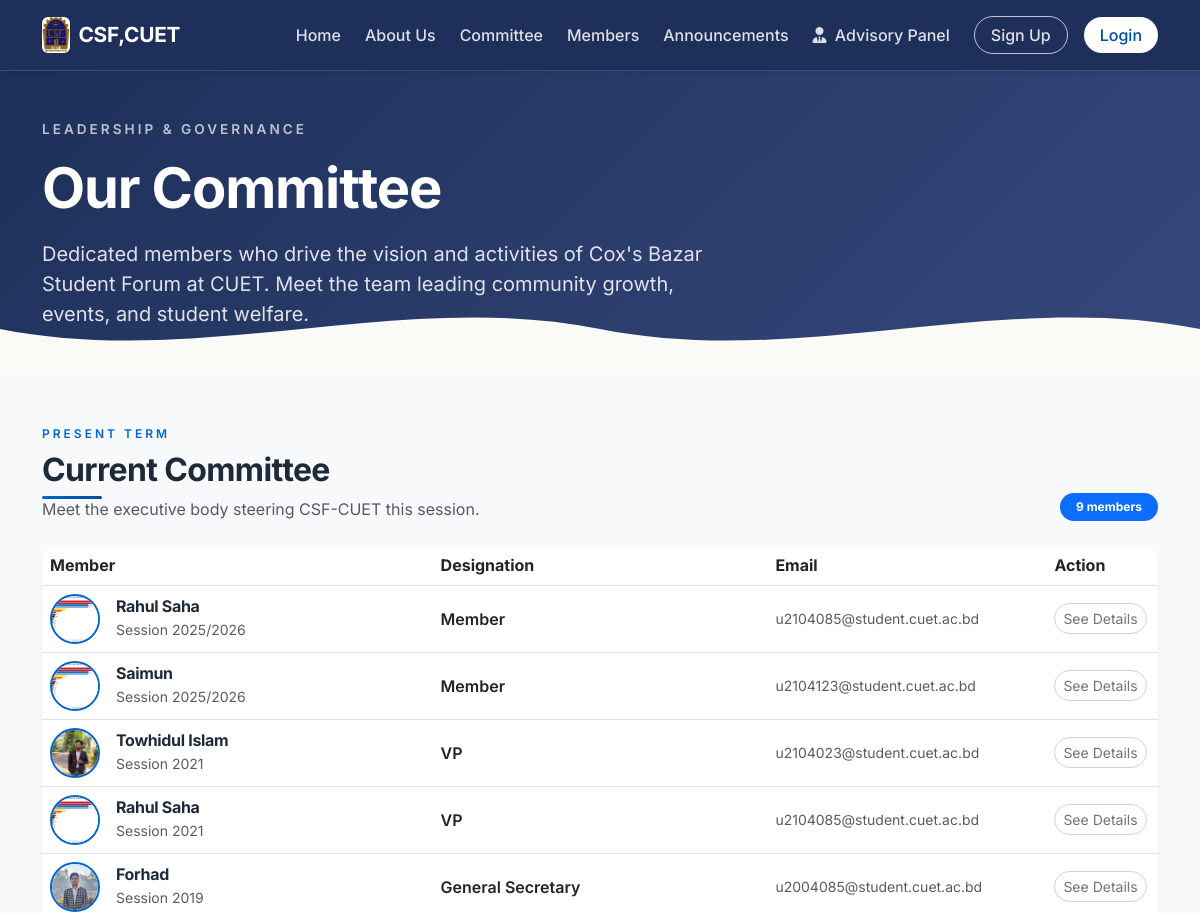
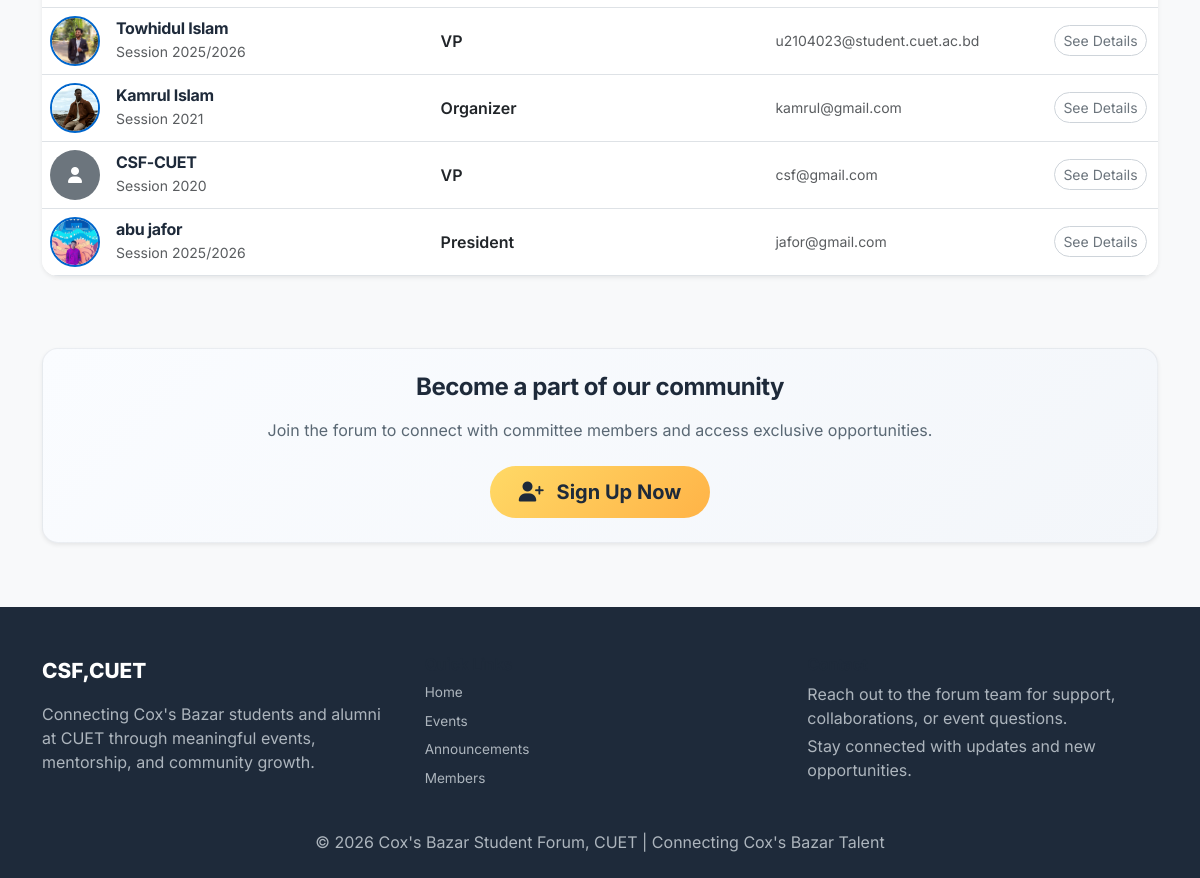
The page /committee/ on the database its author committed (2 pictures, top to bottom).
### core/models.py (models this page shows, shortened)
class CommitteeMember(models.Model):
    id = models.AutoField(primary_key=True)
    user = models.ForeignKey(User, on_delete=models.CASCADE, related_name='committee_roles')
    designation = models.CharField(max_length=100)
    session_year = models.CharField(max_length=20)
    order = models.IntegerField(default=0)
    is_current = models.BooleanField(default=True)
    class Meta:
        ordering = ['order', 'designation']

class User(AbstractBaseUser, PermissionsMixin):
    ROLE_CHOICES = [('member', 'Member'), ('admin', 'Admin')]
    STATUS_CHOICES = [('pending', 'Pending Approval'), ('active', 'Active'), ('inactive', 'Inactive')]
    BLOOD_GROUPS = [('A+','A+'),('A-','A-'),('B+','B+'),('B-','B-'),('AB+','AB+'),('AB-','AB-'),('O+','O+'),('O-','O-')]
    GENDER_CHOICES = [('Male','Male'),('Female','Female'),('Other','Other')]
    UPAZILA_CHOICES = [
        ('Cox\'s Bazar Sadar', "Cox's Bazar Sadar"),
        ('Teknaf', 'Teknaf'),
        ('Ukhiya', 'Ukhiya'),
        ('Chakaria', 'Chakaria'),
        ('Ramu', 'Ramu'),
        ('Pekua', 'Pekua'),
        ('Maheshkhali', 'Maheshkhali'),
        ('Kutubdia', 'Kutubdia'),
        ('Eidgaon', 'Eidgaon'),
        ('Other', 'Other'),
    ]
    id = models.AutoField(primary_key=True)
    serial_no = models.CharField(max_length=20, unique=True, blank=True, null=True)
    full_name = models.CharField(max_length=200)
    email = models.EmailField(unique=True)
    batch = models.IntegerField(null=True, blank=True)
    department = models.ForeignKey(Department, on_delete=models.SET_NULL, null=True)
    blood_group = models.CharField(max_length=3, choices=BLOOD_GROUPS)
    gender = models.CharField(max_length=10, choices=GENDER_CHOICES)
    phone = models.CharField(max_length=15)
    address = models.TextField(blank=True)
    dob = models.DateField(null=True, blank=True)
    profile_photo = models.ImageField(upload_to='profile_photos/', null=True, blank=True)
    upazila = models.CharField(max_length=100, choices=UPAZILA_CHOICES, blank=True)
    linkedin = models.URLField(blank=True)
    facebook = models.URLField(blank=True)
    twitter = models.URLField(blank=True)
    instagram = models.URLField(blank=True)
    company = models.CharField(max_length=150, blank=True)
    designation = models.CharField(max_length=100, blank=True)
    work_address = models.TextField(blank=True)
    status = models.CharField(max_length=10, choices=STATUS_CHOICES, default='pending')
    role = models.CharField(max_length=10, choices=ROLE_CHOICES, default='member')
    date_joined = models.DateTimeField(default=timezone.now)
    is_active = models.BooleanField(default=True)
    is_staff = models.BooleanField(default=False)
    objects = UserManager()
    USERNAME_FIELD = 'email'
    REQUIRED_FIELDS = ['full_name']

### core/views.py (the view)
def committee_page(request):
    current_committee = CommitteeMember.objects.filter(is_current=True).order_by('order')
    past_committees = CommitteeMember.objects.filter(is_current=False).order_by('-session_year')
    return render(request, 'core/committee.html', {
        'current_committee': current_committee,
        'past_committees': past_committees,
    })

### core/templates/core/committee.html (shortened to what this page needs)
{% extends 'core/base.html' %}
{% load static %}
{% block content %}
<section class="hero-section pt-5 pb-4"
         style="background: linear-gradient(135deg, rgba(11,31,75,0.92), rgba(19,41,102,0.85));
                background-size: cover;">
    <div class="container">
        <div class="row align-items-center">
            <div class="col-lg-8 text-white">
                <div class="hero-eyebrow">Leadership & Governance</div>
                <h1 class="hero-title display-4 fw-bold">Our Committee</h1>
                <p class="hero-lead fs-5 mt-3">
                    Dedicated members who drive the vision and activities of Cox's Bazar Student Forum at CUET.
                    Meet the team leading community growth, events, and student welfare.
                </p>
            </div>
        </div>
    </div>
    <div class="hero-wave">
        <svg viewBox="0 0 1440 80" preserveAspectRatio="none" xmlns="http://www.w3.org/2000/svg">
            <path d="M0 40C240 80 480 0 720 40C960 80 1200 0 1440 40V80H0V40Z" fill="#FAFAF7"/>
        </svg>
    </div>
</section>
<div class="container mt-5 pt-2">
    <div class="mb-5">
        <div class="d-flex flex-wrap justify-content-between align-items-end mb-4 gap-3">
            <div>
                <span class="section-eyebrow">Present Term</span>
                <h2 class="section-title mb-0">Current Committee</h2>
                <p class="text-muted mt-2 mb-0">Meet the executive body steering CSF-CUET this session.</p>
            </div>
            <div>
                <span class="badge bg-primary px-3 py-2 rounded-pill">{{ current_committee|length }} members</span>
            </div>
        </div>
        <div class="d-none d-md-block">
            <div class="table-responsive committee-table-wrap shadow-sm rounded-4 overflow-hidden">
                <table class="table table-hover align-middle mb-0 bg-white">
                    <thead class="bg-light">
                        <tr>
                            <th scope="col" style="width: 35%;">Member</th>
                            <th scope="col" style="width: 30%;">Designation</th>
                            <th scope="col" style="width: 25%;">Email</th>
                            <th scope="col" style="width: 10%;">Action</th>
                        </tr>
                    </thead>
                    <tbody>
                        {% for member in current_committee %}
                        <tr>
                            <td>
                                <div class="d-flex align-items-center gap-3">
                                    {% if member.user.profile_photo %}
                                        <img src="{{ member.user.profile_photo.url }}" class="rounded-circle" width="50" height="50" style="object-fit: cover; border: 2px solid var(--primary);" alt="{{ member.user.full_name }}">
                                    {% else %}
                                        <div class="bg-secondary rounded-circle d-flex align-items-center justify-content-center" style="width: 50px; height: 50px;">
                                            <i class="fas fa-user text-white"></i>
                                        </div>
                                    {% endif %}
                                    <div>
                                        <h6 class="mb-0 fw-bold">{{ member.user.full_name }}</h6>
                                        <small class="text-muted">Session {{ member.session_year }}</small>
                                    </div>
                                </div>
                            </td>
                            <td class="fw-semibold">{{ member.designation }}</td>
                            <td class="text-muted small">{{ member.user.email }}</td>
                            <td>
                                {% if user.is_authenticated %}
                                    <a href="{% url 'core:member_profile' member.user.id %}" class="btn btn-sm btn-outline-primary rounded-pill">
                                        <i class="fas fa-eye me-1"></i> Profile
                                    </a>
                                {% else %}
                                    <a href="{% url 'core:login' %}?next={% url 'core:committee' %}" class="btn btn-sm btn-outline-secondary rounded-pill">
                                        See Details
                                    </a>
                                {% endif %}
                            </td>
                        </tr>
                        {% empty %}
                        <tr>
                            <td colspan="4" class="text-center py-5 text-muted">No current committee members listed.</td>
                        </tr>
                        {% endfor %}
                    </tbody>
                </table>
            </div>
        </div>
    </div>
    {% if not user.is_authenticated %}
    <div class="row mt-5 pt-4">
        <div class="col-12">
            <div class="callout-card p-4 rounded-4 text-center bg-primary text-white shadow-sm">
                <h4 class="fw-bold">Become a part of our community</h4>
                <p>Join the forum to connect with committee members and access exclusive opportunities.</p>
                <a href="{% url 'core:register' %}" class="btn btn-gold btn-lg mt-2">
                    <i class="fas fa-user-plus me-2"></i> Sign Up Now
                </a>
            </div>
        </div>
    </div>
    {% endif %}
</div>
{% endblock %}

### core/static/core/css/style.css (style rules this page uses)
* { margin: 0; padding: 0; box-sizing: border-box; }
body { font-family: 'Inter', 'Segoe UI', system-ui, sans-serif; background-color: #f8f9fa; color: var(--text-dark); line-height: 1.5; }
h1, h2, h3, h4, h5, h6 { font-weight: 700; letter-spacing: -0.02em; color: var(--text-dark); }
a { text-decoration: none; transition: var(--transition); }
.hero-section { position: relative; overflow: hidden; padding: 5rem 0 6rem; background-size: cover; background-position: center; }
.hero-section .container { position: relative; z-index: 2; }
.hero-title { color: white; font-size: 3.5rem; font-weight: 800; line-height: 1.2; }
.hero-eyebrow { font-size: 0.85rem; text-transform: uppercase; letter-spacing: 3px; font-weight: 600; color: rgba(255,255,255,0.7); margin-bottom: 1rem; }
.hero-lead { font-size: 1.1rem; color: rgba(255,255,255,0.85); max-width: 90%; }
.hero-wave { position: absolute; bottom: 0; left: 0; width: 100%; line-height: 0; }
.hero-wave svg { display: block; width: 100%; height: 80px; }
.callout-card { background: linear-gradient(135deg, rgba(255,255,255,0.98), rgba(248,249,250,0.98)); border: 1px solid rgba(15, 23, 42, 0.06); border-radius: 1.5rem; }
.callout-card h4 { font-weight: 700; margin-bottom: 1rem; }
.callout-card p, .callout-card li { color: var(--text-muted); }
.btn-gold { background: linear-gradient(135deg, var(--gold), var(--gold-dark)); border: none; color: #1e2a3a; font-weight: 700; border-radius: 2rem; padding: 0.7rem 1.8rem; }
.section-eyebrow { font-size: 0.75rem; text-transform: uppercase; letter-spacing: 3px; font-weight: 600; color: var(--primary); display: block; margin-bottom: 0.5rem; }
.section-title { font-size: 2rem; font-weight: 700; position: relative; display: inline-block; }
.section-title::after { content: ''; position: absolute; bottom: -10px; left: 0; width: 60px; height: 3px; background: var(--primary-gradient); border-radius: 3px; }

### core/templates/core/committee.html (style rules this page uses)
.btn-outline-secondary { border-color: #ced4da; color: #6c757d; }

### rows shown on the page
CommitteeMember: user.profile_photo (picture), user.full_name "Rahul Saha", session_year "2025/2026", designation "Member", user.email "u2104085@student.cuet.ac.bd"
CommitteeMember: user.profile_photo (picture), user.full_name "Saimun", session_year "2025/2026", designation "Member", user.email "u2104123@student.cuet.ac.bd"
CommitteeMember: user.profile_photo (picture), user.full_name "Towhidul Islam", session_year "2021", designation "VP", user.email "u2104023@student.cuet.ac.bd"
CommitteeMember: user.profile_photo (picture), user.full_name "Rahul Saha", session_year "2021", designation "VP", user.email "u2104085@student.cuet.ac.bd"
CommitteeMember: user.profile_photo (picture), user.full_name "Forhad", session_year "2019", designation "General Secretary", user.email "u2004085@student.cuet.ac.bd"
CommitteeMember: user.profile_photo (picture), user.full_name "Towhidul Islam", session_year "2025/2026", designation "VP", user.email "u2104023@student.cuet.ac.bd"
CommitteeMember: user.profile_photo (picture), user.full_name "Kamrul Islam", session_year "2021", designation "Organizer", user.email "kamrul@gmail.com"
CommitteeMember: user.full_name "CSF-CUET", session_year "2020", designation "VP", user.email "csf@gmail.com"
CommitteeMember: user.profile_photo (picture), user.full_name "abu jafor", session_year "2025/2026", designation "President", user.email "jafor@gmail.com"

### other values the page prints
{{ current_committee|length }} "9"
